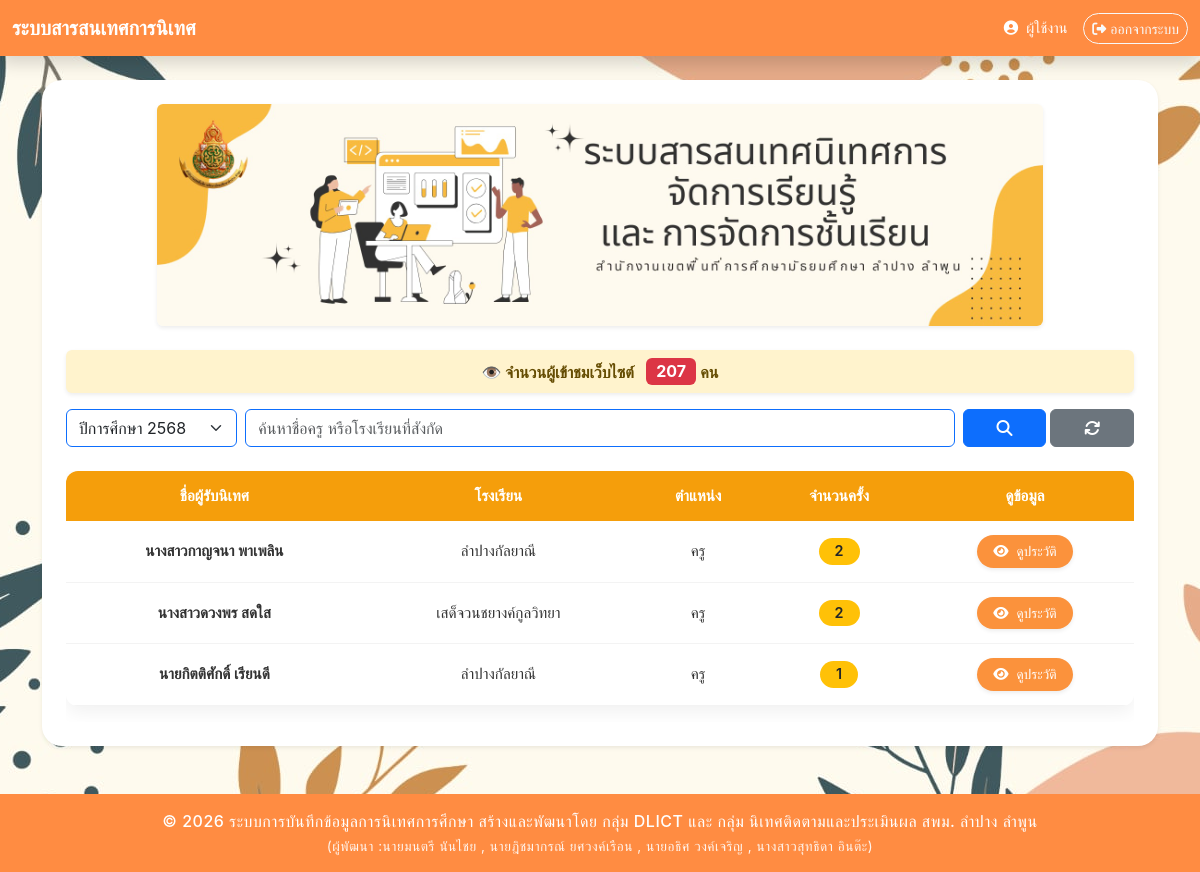
The page /index.php?academic_year=2568 (signed in) on the database its author committed.
### tables this page shows
CREATE TABLE `site_views` (
  `id` int(11) NOT NULL,
  `total_views` int(11) NOT NULL DEFAULT 0
);

CREATE TABLE `teacher` (
  `office_id` int(11) NOT NULL COMMENT 'รหัสสังกัด',
  `school_id` int(11) NOT NULL COMMENT 'รหัสโรงเรียน',
  `t_pid` varchar(13) NOT NULL COMMENT 'รหัสบัตร ปชช. ครู',
  `prefix_id` int(11) NOT NULL COMMENT 'รหัสคำนำหน้า',
  `f_name` varchar(100) DEFAULT NULL COMMENT 'ชื่อ',
  `m_name` varchar(100) DEFAULT NULL COMMENT 'ชื่อกลาง',
  `l_name` varchar(100) DEFAULT NULL COMMENT 'นามสกุล',
  `subjectgroup_id` int(11) NOT NULL COMMENT 'รหัสกลุ่มสาระฯ',
  `position_id` int(11) NOT NULL COMMENT 'รหัสตำแหน่ง',
  `rank_id` int(11) NOT NULL COMMENT 'รหัสวิทยฐานะ'
);

CREATE TABLE `school` (
  `school_id` int(11) NOT NULL COMMENT 'รหัสโรงเรียน',
  `school_name` varchar(255) DEFAULT NULL COMMENT 'ชื่อโรงเรียน'
);

CREATE TABLE `position` (
  `position_id` int(11) NOT NULL COMMENT 'รหัสตำแหน่ง',
  `position_name` varchar(255) DEFAULT NULL COMMENT 'ชื่อตำแหน่ง'
);

### index.php (the view, shortened to what this page needs)
<?php
require_once 'config/db_connect.php';
$stmt = $conn->prepare("SELECT total_views FROM site_views LIMIT 1");
$stmt->execute();
$views = $stmt->fetchColumn();
$limit  = 30;
$page   = (isset($_GET['page']) && is_numeric($_GET['page'])) ? (int)$_GET['page'] : 1;
$page   = max($page, 1);
$offset = ($page - 1) * $limit;
$search_name   = $_GET['search_name'] ?? '';
$selected_year = $_GET['academic_year'] ?? '';
$year_sql = "
    SELECT DISTINCT academic_year FROM supervision_sessions WHERE academic_year IS NOT NULL
    UNION
    SELECT DISTINCT academic_year FROM quick_win WHERE academic_year IS NOT NULL
    ORDER BY academic_year DESC
";
$stmt_year = $conn->prepare($year_sql);
$stmt_year->execute();
$academic_years = $stmt_year->fetchAll(PDO::FETCH_COLUMN);
try {
    $sql = "
        SELECT
            t.t_pid AS teacher_t_pid,
            CONCAT(IFNULL(p.prefix_name,''), t.f_name,' ',t.l_name) AS teacher_full_name,
            pos.position_name AS teacher_position,
            s.school_name AS t_school,
            (SELECT COUNT(*) FROM supervision_sessions WHERE t_pid = t.t_pid AND deleted_at IS NULL " . (!empty($selected_year) ? " AND academic_year = :year " : "") . ") AS count_normal,
            (SELECT COUNT(*) FROM quick_win WHERE t_pid = t.t_pid AND deleted_at IS NULL " . (!empty($selected_year) ? " AND academic_year = :year " : "") . ") AS count_quickwin,
            GREATEST(
                IFNULL((SELECT MAX(supervision_date) FROM supervision_sessions WHERE t_pid = t.t_pid AND deleted_at IS NULL " . (!empty($selected_year) ? " AND academic_year = :year " : "") . "), '0000-00-00'),
                IFNULL((SELECT MAX(supervision_date) FROM quick_win WHERE t_pid = t.t_pid AND deleted_at IS NULL " . (!empty($selected_year) ? " AND academic_year = :year " : "") . "), '0000-00-00')
            ) AS latest_date
        FROM teacher t
        LEFT JOIN prefix p   ON t.prefix_id = p.prefix_id
        LEFT JOIN position pos ON t.position_id = pos.position_id
        LEFT JOIN school s   ON t.school_id = s.school_id
        WHERE (
            t.t_pid IN (SELECT t_pid FROM supervision_sessions WHERE deleted_at IS NULL " . (!empty($selected_year) ? " AND academic_year = :year " : "") . ")
            OR
            t.t_pid IN (SELECT t_pid FROM quick_win WHERE deleted_at IS NULL " . (!empty($selected_year) ? " AND academic_year = :year " : "") . ")
        )
    ";
    $sql .= " ORDER BY latest_date DESC LIMIT :limit OFFSET :offset";
    $stmt = $conn->prepare($sql);
    $stmt->bindValue(':limit', $limit, PDO::PARAM_INT);
    $stmt->bindValue(':offset', $offset, PDO::PARAM_INT);
    if (!empty($selected_year)) {
        $stmt->bindValue(':year', $selected_year, PDO::PARAM_INT);
    }
    $stmt->execute();
    $results = $stmt->fetchAll(PDO::FETCH_ASSOC);
} catch (PDOException $e) {
    die("Error: " . $e->getMessage());
}
?>
<!DOCTYPE html>
<html lang="th">
<head>
    <link href="https://cdn.jsdelivr.net/npm/bootstrap@5.3.3/dist/css/bootstrap.min.css" rel="stylesheet">
    <link rel="stylesheet" href="https://cdnjs.cloudflare.com/ajax/libs/font-awesome/6.5.0/css/all.min.css">
    <link rel="stylesheet" href="css/styles.css">
    <link rel="stylesheet" href="css/index.css">
    <link rel="stylesheet" href="css/table_teacher.css">
</head>
<body class="bg-light">
    <?php include 'navbar.php'; ?>
    <div class="container mt-4 mb-5">
        <div class="card border-0 shadow-sm p-4">
            <div class="row justify-content-center mb-4">
                <div class="col-12 col-lg-10">
                    <div class="text-center">
                        <img src="images/banner.png"
                            class="img-fluid rounded shadow-sm"
                            style="width: 100%; max-height: 250px; object-fit: contain; background-color: #fff;">
                    </div>
                </div>
            </div>
            <div class="alert alert-warning text-center fw-bold py-2 shadow-sm border-0">
                👁️ จำนวนผู้เข้าชมเว็บไซต์
                <span class="badge bg-danger fs-6 ms-2"><?= number_format($views); ?></span> คน
            </div>
            <form method="GET" class="mb-4" id="filterForm">
                <div class="row g-2">
                    <div class="col-md-2">
                        <select name="academic_year" class="form-select border-primary" onchange="this.form.submit();">
                            <?php foreach ($academic_years as $year): ?>
                                <option value="<?= $year ?>" <?= ($selected_year == $year) ? 'selected' : '' ?>>ปีการศึกษา <?= $year ?></option>
                            <?php endforeach; ?>
                        </select>
                    </div>
                    <div class="col-md-8">
                        <input type="text" name="search_name" class="form-control border-primary" placeholder="ค้นหาชื่อครู หรือโรงเรียนที่สังกัด" value="<?= htmlspecialchars($search_name) ?>">
                    </div>
                    <div class="col-md-2 d-flex gap-1">
                        <button class="btn btn-primary w-100"><i class="fas fa-search"></i></button>
                        <a href="index.php" class="btn btn-secondary w-100"><i class="fas fa-sync"></i></a>
                    </div>
                </div>
            </form>
            <div class="table-responsive" id="search-results">
                <table class="table table-hover align-middle teacher-table">
                    <thead class="table-light">
                        <tr>
                            <th>ชื่อผู้รับนิเทศ</th>
                            <th>โรงเรียน</th>
                            <th>ตำแหน่ง</th>
                            <th class="text-center">จำนวนครั้ง</th>
                            <th class="text-center">ดูข้อมูล</th>
                        </tr>
                    </thead>
                    <tbody>
                        <?php if (empty($results)): ?>
                            <tr>
                                <td colspan="5" class="text-center text-danger py-4">ไม่พบข้อมูลที่ค้นหา</td>
                            </tr>
                        <?php else: ?>
                            <?php foreach ($results as $row): ?>
                                <tr>
                                    <td class="text-center"><strong><?= htmlspecialchars($row['teacher_full_name']) ?></strong></td>
                                    <td class="text-center"><?= htmlspecialchars($row['t_school']) ?></td>
                                    <td class="text-center"><?= htmlspecialchars($row['teacher_position']) ?></td>
                                    <td class="text-center">
                                        <span class="badge rounded-pill bg-warning text-dark px-3">
                                            <?= $row['count_normal'] + $row['count_quickwin'] ?>
                                        </span>
                                    </td>
                                    <td class="text-center">
                                        <form action="session_details.php" method="POST">
                                            <button class="btn btn-info btn-sm px-3 text-white rounded-pill shadow-sm">
                                                <i class="fas fa-eye me-1"></i> ดูประวัติ
                                            </button>
                                        </form>
                                    </td>
                                </tr>
                            <?php endforeach; ?>
                        <?php endif; ?>
                    </tbody>
                </table>
            </div>
        </div>
    </div>
    <?php include 'footer.php'; ?>
</body>
</html>

### css/styles.css (style rules this page uses)
body { background-image: url('../images/bg001.jpg'); background-size: cover; background-repeat: no-repeat; background-position: center center; background-attachment: fixed; background-color: #f8f9fa; }

### css/index.css (style rules this page uses)
body { font-family: 'Inter', sans-serif; background: url('../images/bg001.jpg') no-repeat center center fixed; display: flex; flex-direction: column; min-height: 100vh; }
.card { border-radius: 20px; box-shadow: 0 8px 25px rgba(0, 0, 0, 0.1); }
.badge { transition: transform 0.2s ease; }

### css/table_teacher.css (style rules this page uses)
.teacher-table { border-radius: 12px; overflow: hidden; background-color: #ffffff; box-shadow: 0 6px 18px rgba(0, 0, 0, 0.06); }
.teacher-table thead th { background-color: #f59e0b; color: #ffffff; font-weight: 600; font-size: 0.95rem; text-align: center; padding: 14px 12px; border: none; white-space: nowrap; }
.teacher-table tbody td { padding: 14px 12px; vertical-align: middle; border-bottom: 1px solid #f3f3f3; font-size: 0.95rem; color: #333333; }
.teacher-table tbody tr { transition: background-color 0.25s ease; }
.teacher-table .badge { background-color: #fde68a; color: #92400e; padding: 6px 14px; font-size: 0.9rem; border-radius: 20px; font-weight: 600; }
.teacher-table .btn-info { background-color: #fb923c; border: none; color: #ffffff; border-radius: 18px; padding: 6px 14px; font-size: 0.85rem; transition: all 0.25s ease; }

### navbar.php (style rules this page uses)
:root { --primary-color: #ff8c42; }

### rows shown on the page
site_views: total_views "207"
teacher: teacher_full_name "นางสาวกาญจนา พาเพลิน", school.school_name "ลำปางกัลยาณี", position.position_name "ครู", count_quickwin "2"
teacher: teacher_full_name "นางสาวดวงพร สดใส", school.school_name "เสด็จวนชยางค์กูลวิทยา", position.position_name "ครู", count_quickwin "2"
teacher: teacher_full_name "นายกิตติศักดิ์ เรียนดี", school.school_name "ลำปางกัลยาณี", position.position_name "ครู", count_quickwin "1"

### other values the page prints
$user_display_name "ผู้ใช้งาน"
